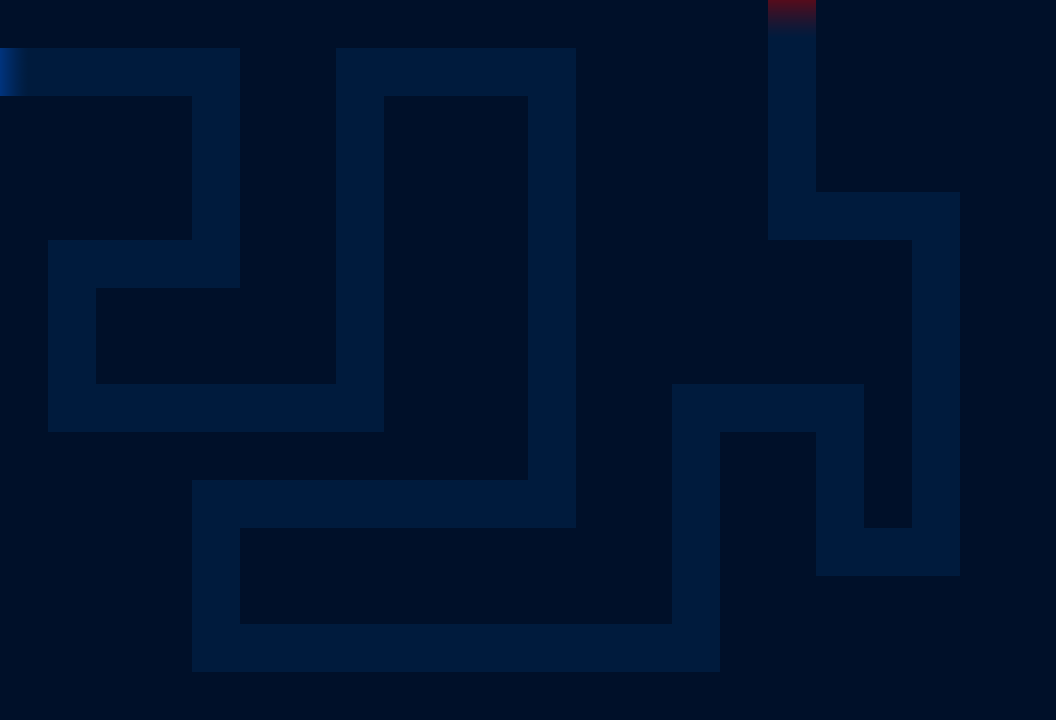

Rendered tile map (Tiled .tmx) drawn with the repository's tilesets; below, a short description and the map source with its tile grids summarised:
An orthogonal 22x15 tile map with 48x48 px tiles, 3 tile layers (Background, Weg, Eingänge).

<map version="1.0" orientation="orthogonal" renderorder="right-down" width="22" height="15" tilewidth="48" tileheight="48" nextobjectid="1">
 <tileset firstgid="1" name="maptiles" tilewidth="48" tileheight="48">
  <image source="../../images/tiles/maptiles.png" width="288" height="144" />
 </tileset>
 <layer name="Background" width="22" height="15">
  <data>[330 cells, 330 non-empty, 1 distinct tile ids]</data>
 </layer>
 <layer name="Weg" width="22" height="15">
  <data>[330 cells, 88 non-empty, 1 distinct tile ids]</data>
 </layer>
 <layer name="Eingänge" width="22" height="15">
  <data>[330 cells, 2 non-empty, 2 distinct tile ids]</data>
 </layer>
</map>
